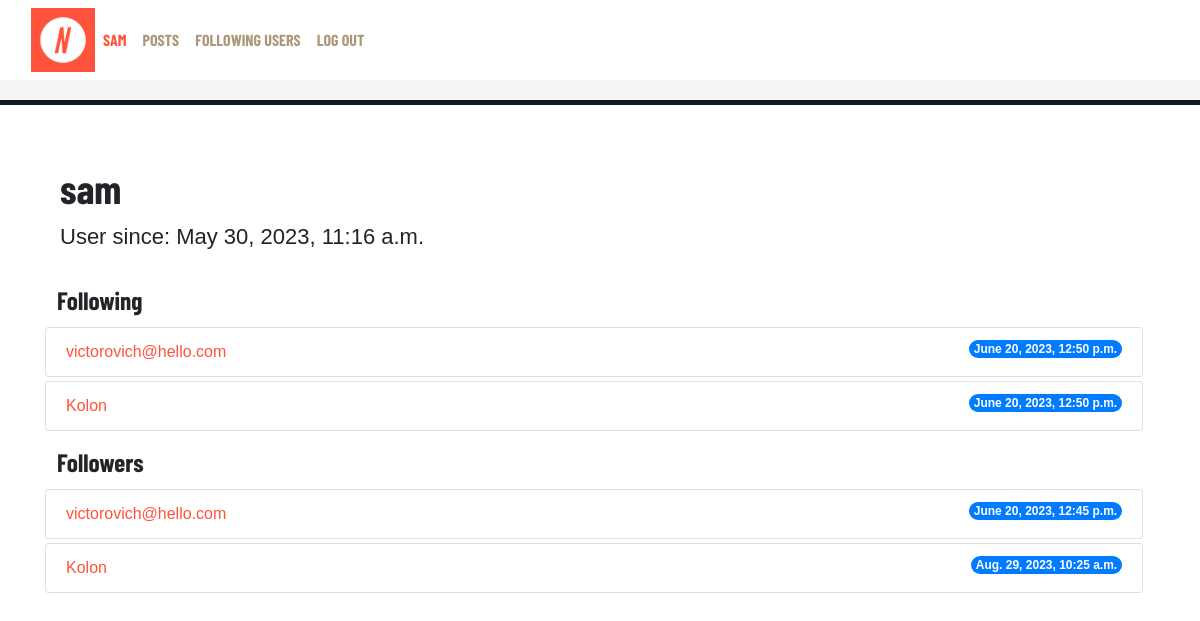
The app's page /stats/sam (signed in) with its own data.
### network/models.py (models this page shows, shortened)
class User(AbstractUser):
    following = models.ManyToManyField('self', symmetrical=False, blank=True, related_name='followers_set')
    pass

class UserFollowing(models.Model):
    user = models.OneToOneField(User, on_delete=models.CASCADE)
    following = models.ManyToManyField(User, related_name='followers')
    followed_date = models.DateTimeField(auto_now_add=True, editable=False)

### network/views.py (the view)
# urls.py: path('stats/<str:check_user>', views.stats, name='stats'),
def stats(request, check_user):
    user = request.user
    userid = user_id(check_user)
    check_user_obj = User.objects.get(username=check_user)
    try:
        user_following = UserFollowing.objects.get(user=userid)
        followings = user_following.following.all()
        following_dates = [UserFollowing.objects.get(user=userid, following=followed_user).followed_date for followed_user in followings]
    except:
        followings = []
        following_dates = []
    try:
        user_follower = get_object_or_404(User, pk=userid)
        followers = user_follower.followers.all()
        follower_dates = [UserFollowing.objects.get(user=follower.user, following=userid).followed_date for follower in followers]
    except:
        followers = []
        follower_dates = []
    print(followings, followers)
    context = {
        'followings': zip(followings, following_dates),
        'followers': zip(followers, follower_dates),
        'check_user': check_user_obj,
        'user': user
    }
    return render(request, 'network/stats.html', context)

### network/views.py (called while the page is built)
def user_id(username):
    try:
        user_id = User.objects.get(username=username).id
    except:
        print("Username does not exists")
    return user_id

### network/templates/network/stats.html
{% extends "network/layout.html" %}
{% block body %}
<div class="container pt-5">
    <h1>{{check_user.username}}</h1>
    <p>User since: {{check_user.date_joined}}</p>
    <div class="row gy-1 pt-3">
        <h3>Following</h1>
        {% if followings %}
            {% for following, date in followings %}
                <ol class="list-group">
                    <li class="list-group-item d-flex justify-content-between align-items-start">
                        <a href="{% url 'user_page' following.username %}">{{following.username}}</a>
                        <span class="badge bg-primary rounded-pill">{{date}}</span>
                    </li>
                </ol>
            {% endfor %}
        {% else %}
            <ol class="list-group">
                <li class="list-group-item d-flex justify-content-between align-items-start">
                    None
                </li>
            </ol>
        {% endif %}
    </div>
   <div class="row gy-1 pt-3">
    <h3>Followers</h3>
    {% if followers %}
        {% for follow, date in followers %}
        <ol class="list-group">
            <li class="list-group-item d-flex justify-content-between align-items-start">
                <a href="{% url 'user_page' follow.user %}">{{follow.user}}</a>
                <span class="badge bg-primary rounded-pill">{{date}}</span>
            </li>
        </ol>
        {% endfor %}
    {% else %}
        <ol class="list-group">
            <li class="list-group-item d-flex justify-content-between align-items-start">
                None
            </li>
        </ol>
    {% endif %}
    </div>
</div>
{% endblock %}

### network/templates/network/layout.html (shortened to what this page needs)
{% load static %}
{% load bootstrap5 %}
{% bootstrap_css %}
<!DOCTYPE html>
<html lang="en">
    <head>
        <link rel="stylesheet" href="https://stackpath.bootstrapcdn.com/bootstrap/4.4.1/css/bootstrap.min.css">
        <link href="{% static 'network/css/styles.css' %}" rel="stylesheet">
    </head>
    <body>
        <nav id="top-navbar" class="navbar navbar-expand-lg">
            <div class="container-fluid">
                <a href="{% url 'posts' %}">
                    <img id="header-logo" class="img-fluid" src="{% static 'images/network-logo.jpg' %}" alt="">
                </a>
              <div class="collapse navbar-collapse" id="navbarNavAltMarkup">
                <div class="navbar-nav">
                    {% if user.is_authenticated %}
                    <a id="nav-link-user" class="nav-link" href="{% url 'user_page' user.username %}"><strong>{{ user.username }}</strong></a>
                {% endif %}
                    <a class="nav-link" href="{% url 'posts' %}">Posts</a>
                {% if user.is_authenticated %}
                    <a class="nav-link" href="{% url 'following_user_post' %}">Following Users</a>
                    <a class="nav-link" href="{% url 'logout' %}">Log Out</a>
                {% else %}
                    <a class="nav-link" href="{% url 'login' %}">Log In</a>
                    <a class="nav-link" href="{% url 'register' %}">Register</a>
                {% endif %}
                </div>
              </div>
            </div>
          </nav>
        <div class="body container mt-3">
            {% block body %}
            {% endblock %}
        </div>
    </body>
</html>

### network/static/network/css/styles.css (style rules this page uses)
h1, h2, h3, h4, button { font-family: 'Barlow Condensed', sans-serif !important; }
a, p, body { font-family: 'Montserrat', sans-serif !important; }
html body { font-family: 'Montserrat', sans-serif !important; }
.btn, .navbar, .card-title, .nav-item, .nav-link { font-family: 'Barlow Condensed', sans-serif !important; }
p { font-size: calc(1rem + 0.5vw); }
a { color: #ff533d }
h3 { font-size: calc(1.2rem + 0.5vw); }
#header-logo { height: 8vh; }
#top-navbar { height: 100px; background-color: #fff; border-bottom: 20px solid #f5f5f5; box-shadow: 0 5px 0 0 #0f1626; }
.nav-link { color:#ab987a; text-transform: uppercase; }
#nav-link-user { color:#ff533d; }
a { text-decoration: none; }

### records on screen
User: username "SAM", username "sam", date_joined "May 30, 2023, 11:16 a.m."
User: username "victorovich@hello.com", followed_date "June 20, 2023, 12:50 p.m."
User: username "Kolon", followed_date "June 20, 2023, 12:50 p.m."
UserFollowing: user "victorovich@hello.com", followed_date "June 20, 2023, 12:45 p.m."
UserFollowing: user "Kolon", followed_date "Aug. 29, 2023, 10:25 a.m."
